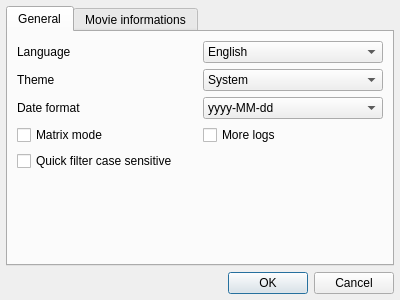
<?xml version="1.0" encoding="UTF-8"?>
<ui version="4.0">
 <class>OptionsDialog</class>
 <widget class="QDialog" name="OptionsDialog">
  <property name="geometry">
   <rect>
    <x>0</x>
    <y>0</y>
    <width>400</width>
    <height>300</height>
   </rect>
  </property>
  <property name="minimumSize">
   <size>
    <width>400</width>
    <height>0</height>
   </size>
  </property>
  <property name="windowTitle">
   <string>Options</string>
  </property>
  <property name="modal">
   <bool>true</bool>
  </property>
  <layout class="QGridLayout" name="gridLayout">
   <property name="leftMargin">
    <number>6</number>
   </property>
   <property name="topMargin">
    <number>6</number>
   </property>
   <property name="rightMargin">
    <number>6</number>
   </property>
   <property name="bottomMargin">
    <number>6</number>
   </property>
   <item row="8" column="0">
    <widget class="QDialogButtonBox" name="ButtonBox">
     <property name="sizePolicy">
      <sizepolicy hsizetype="Expanding" vsizetype="Fixed">
       <horstretch>0</horstretch>
       <verstretch>0</verstretch>
      </sizepolicy>
     </property>
     <property name="orientation">
      <enum>Qt::Horizontal</enum>
     </property>
     <property name="standardButtons">
      <set>QDialogButtonBox::Cancel|QDialogButtonBox::Ok</set>
     </property>
    </widget>
   </item>
   <item row="7" column="0">
    <widget class="QTabWidget" name="tabWidget">
     <property name="sizePolicy">
      <sizepolicy hsizetype="Expanding" vsizetype="Expanding">
       <horstretch>0</horstretch>
       <verstretch>0</verstretch>
      </sizepolicy>
     </property>
     <property name="toolTip">
      <string>Customize movie's columns</string>
     </property>
     <property name="tabPosition">
      <enum>QTabWidget::North</enum>
     </property>
     <property name="tabShape">
      <enum>QTabWidget::Rounded</enum>
     </property>
     <property name="currentIndex">
      <number>0</number>
     </property>
     <widget class="QWidget" name="GeneralTab">
      <attribute name="title">
       <string>General</string>
      </attribute>
      <layout class="QGridLayout" name="gridLayout_4">
       <item row="1" column="0">
        <widget class="QLabel" name="ThemeLabel">
         <property name="text">
          <string>Theme</string>
         </property>
        </widget>
       </item>
       <item row="0" column="0">
        <widget class="QLabel" name="LanguageLabel">
         <property name="text">
          <string>Language</string>
         </property>
        </widget>
       </item>
       <item row="2" column="0">
        <widget class="QLabel" name="DateFormatLabel">
         <property name="text">
          <string>Date format</string>
         </property>
        </widget>
       </item>
       <item row="3" column="1">
        <widget class="QCheckBox" name="MoreLogsCheckbox">
         <property name="toolTip">
          <string>Show more logs if launched from a terminal (for debugging purpose)</string>
         </property>
         <property name="text">
          <string>More logs</string>
         </property>
        </widget>
       </item>
       <item row="2" column="1">
        <widget class="QComboBox" name="DateFormatCombobox">
         <item>
          <property name="text">
           <string>yyyy-MM-dd</string>
          </property>
         </item>
         <item>
          <property name="text">
           <string>dd/MM/yyyy</string>
          </property>
         </item>
         <item>
          <property name="text">
           <string>MM/dd/yyyy</string>
          </property>
         </item>
        </widget>
       </item>
       <item row="0" column="1">
        <widget class="QComboBox" name="LanguageCombobox">
         <item>
          <property name="text">
           <string>English</string>
          </property>
         </item>
         <item>
          <property name="text">
           <string>French</string>
          </property>
         </item>
        </widget>
       </item>
       <item row="1" column="1">
        <widget class="QComboBox" name="ThemeCombobox">
         <item>
          <property name="text">
           <string>System</string>
          </property>
         </item>
         <item>
          <property name="text">
           <string>Classic</string>
          </property>
         </item>
         <item>
          <property name="text">
           <string>Dark</string>
          </property>
         </item>
         <item>
          <property name="text">
           <string>OLED</string>
          </property>
         </item>
         <item>
          <property name="text">
           <string>Midnight Purple</string>
          </property>
         </item>
        </widget>
       </item>
       <item row="4" column="0">
        <widget class="QCheckBox" name="QuickSearchCaseCheckbox">
         <property name="enabled">
          <bool>true</bool>
         </property>
         <property name="text">
          <string>Quick filter case sensitive</string>
         </property>
         <property name="checked">
          <bool>false</bool>
         </property>
         <property name="autoRepeat">
          <bool>false</bool>
         </property>
        </widget>
       </item>
       <item row="3" column="0">
        <widget class="QCheckBox" name="MatrixModeCheckbox">
         <property name="toolTip">
          <string>There is no spoon.</string>
         </property>
         <property name="text">
          <string>Matrix mode</string>
         </property>
        </widget>
       </item>
       <item row="5" column="0" colspan="2">
        <spacer name="verticalSpacer_2">
         <property name="orientation">
          <enum>Qt::Vertical</enum>
         </property>
         <property name="sizeHint" stdset="0">
          <size>
           <width>20</width>
           <height>40</height>
          </size>
         </property>
        </spacer>
       </item>
      </layout>
     </widget>
     <widget class="QWidget" name="MovieInformationTab">
      <attribute name="title">
       <string>Movie informations</string>
      </attribute>
      <layout class="QGridLayout" name="gridLayout_3">
       <item row="3" column="0">
        <widget class="QPushButton" name="AddColumnButton">
         <property name="text">
          <string>Add a column</string>
         </property>
        </widget>
       </item>
       <item row="2" column="0">
        <widget class="Line" name="Separator">
         <property name="orientation">
          <enum>Qt::Horizontal</enum>
         </property>
        </widget>
       </item>
       <item row="0" column="0">
        <widget class="QScrollArea" name="scrollArea">
         <property name="autoFillBackground">
          <bool>true</bool>
         </property>
         <property name="frameShape">
          <enum>QFrame::StyledPanel</enum>
         </property>
         <property name="frameShadow">
          <enum>QFrame::Sunken</enum>
         </property>
         <property name="lineWidth">
          <number>1</number>
         </property>
         <property name="widgetResizable">
          <bool>true</bool>
         </property>
         <widget class="QWidget" name="scrollAreaWidgetContents">
          <property name="geometry">
           <rect>
            <x>0</x>
            <y>0</y>
            <width>364</width>
            <height>169</height>
           </rect>
          </property>
          <layout class="QVBoxLayout" name="scrollAreaLayout">
           <property name="leftMargin">
            <number>6</number>
           </property>
           <property name="topMargin">
            <number>6</number>
           </property>
           <property name="rightMargin">
            <number>6</number>
           </property>
           <property name="bottomMargin">
            <number>6</number>
           </property>
           <item>
            <layout class="QGridLayout" name="DefaultColumnGridLayout">
             <property name="sizeConstraint">
              <enum>QLayout::SetDefaultConstraint</enum>
             </property>
             <property name="topMargin">
              <number>0</number>
             </property>
             <property name="spacing">
              <number>6</number>
             </property>
             <item row="1" column="2">
              <widget class="QPushButton" name="ReleaseYearButton">
               <property name="enabled">
                <bool>false</bool>
               </property>
               <property name="text">
                <string>Mandatory</string>
               </property>
              </widget>
             </item>
             <item row="0" column="2">
              <widget class="QPushButton" name="PosterButton">
               <property name="enabled">
                <bool>false</bool>
               </property>
               <property name="text">
                <string>Mandatory</string>
               </property>
              </widget>
             </item>
             <item row="2" column="2">
              <widget class="QPushButton" name="NameButton">
               <property name="enabled">
                <bool>false</bool>
               </property>
               <property name="text">
                <string>Mandatory</string>
               </property>
               <property name="checkable">
                <bool>false</bool>
               </property>
               <property name="flat">
                <bool>false</bool>
               </property>
              </widget>
             </item>
             <item row="3" column="2">
              <widget class="QPushButton" name="RatingButton">
               <property name="enabled">
                <bool>false</bool>
               </property>
               <property name="text">
                <string>Mandatory</string>
               </property>
              </widget>
             </item>
             <item row="1" column="0">
              <widget class="QLabel" name="ReleaseYearLabel">
               <property name="text">
                <string>Release year</string>
               </property>
              </widget>
             </item>
             <item row="3" column="1">
              <widget class="QLabel" name="PosterTypeLabel">
               <property name="text">
                <string>Image</string>
               </property>
              </widget>
             </item>
             <item row="1" column="1">
              <widget class="QLabel" name="RatingTypeLabel">
               <property name="text">
                <string>Integer</string>
               </property>
              </widget>
             </item>
             <item row="2" column="0">
              <widget class="QLabel" name="RatingLabel">
               <property name="text">
                <string>Rating</string>
               </property>
              </widget>
             </item>
             <item row="2" column="1">
              <widget class="QLabel" name="ReleaseYearTypeLabel">
               <property name="text">
                <string>Integer</string>
               </property>
              </widget>
             </item>
             <item row="0" column="1">
              <widget class="QLabel" name="NameTypeLabel">
               <property name="text">
                <string>Text</string>
               </property>
              </widget>
             </item>
             <item row="3" column="0">
              <widget class="QLabel" name="PosterLabel">
               <property name="text">
                <string>Poster</string>
               </property>
              </widget>
             </item>
             <item row="0" column="0">
              <widget class="QLabel" name="NameLabel">
               <property name="text">
                <string>Name</string>
               </property>
              </widget>
             </item>
            </layout>
           </item>
          </layout>
         </widget>
        </widget>
       </item>
      </layout>
     </widget>
    </widget>
   </item>
  </layout>
 </widget>
 <tabstops>
  <tabstop>tabWidget</tabstop>
  <tabstop>LanguageCombobox</tabstop>
  <tabstop>ThemeCombobox</tabstop>
  <tabstop>DateFormatCombobox</tabstop>
  <tabstop>MatrixModeCheckbox</tabstop>
  <tabstop>MoreLogsCheckbox</tabstop>
  <tabstop>QuickSearchCaseCheckbox</tabstop>
  <tabstop>scrollArea</tabstop>
  <tabstop>PosterButton</tabstop>
  <tabstop>ReleaseYearButton</tabstop>
  <tabstop>NameButton</tabstop>
  <tabstop>RatingButton</tabstop>
  <tabstop>AddColumnButton</tabstop>
 </tabstops>
 <resources/>
 <connections>
  <connection>
   <sender>ButtonBox</sender>
   <signal>accepted()</signal>
   <receiver>OptionsDialog</receiver>
   <slot>accept()</slot>
   <hints>
    <hint type="sourcelabel">
     <x>263</x>
     <y>298</y>
    </hint>
    <hint type="destinationlabel">
     <x>157</x>
     <y>274</y>
    </hint>
   </hints>
  </connection>
  <connection>
   <sender>ButtonBox</sender>
   <signal>rejected()</signal>
   <receiver>OptionsDialog</receiver>
   <slot>reject()</slot>
   <hints>
    <hint type="sourcelabel">
     <x>331</x>
     <y>298</y>
    </hint>
    <hint type="destinationlabel">
     <x>286</x>
     <y>274</y>
    </hint>
   </hints>
  </connection>
 </connections>
</ui>
